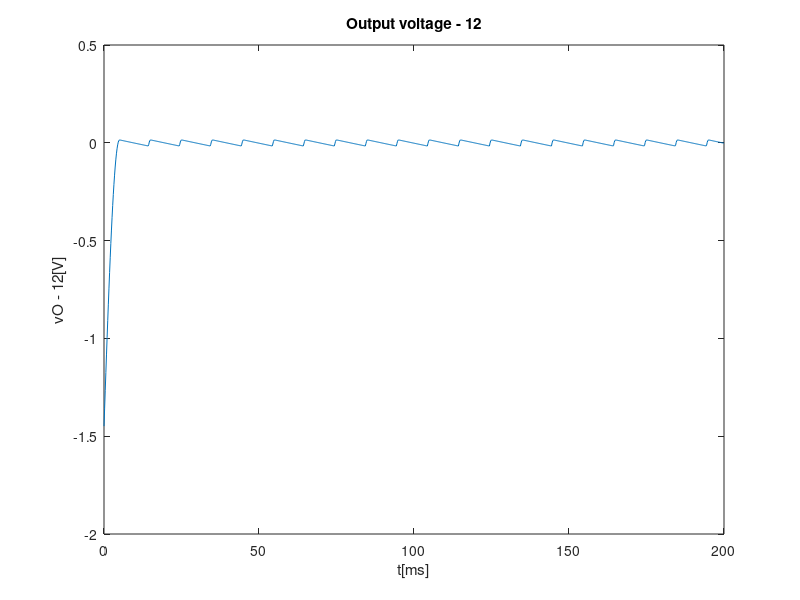
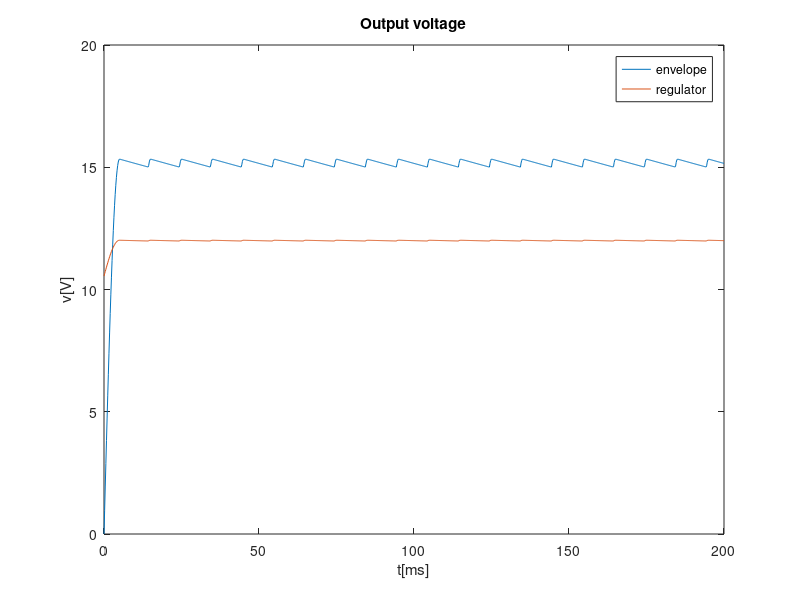

MATLAB code to generate these figures, in order:
close all 
clear all

%parametros
f=50;
Vin=230;
% n transformador
n = 15;
w=2*pi*f;
R1=10.82e3;
R2=1.12e3;
C=40e-6;

% amplitude apos transformador
A = Vin/15;
% sinal
t=linspace(0, 10/f, 1000);
Vi = A*sin(w*t);
% utilizando o ideal model para os diodos no rectifier
Vi = abs(Vi);

% gráfico apos passar pelo full wave rectifier
%figure
%plot(t*1000, Vi)
%title("Output voltage v_o(t)")
%xlabel ("t[ms]")
%ylabel ("v_o[V]")
%print ("vo.eps", "-depsc");

%envelope detector - capacitor

vED = zeros(1, length(t));
vOnexp = zeros(1, length(t));
T = 1/f;
tOFF = 1/w * atan(1/w/R1/C) + T/4;  

%for i=1:length(t)
%  if (t(i) <= T/4)
%    vOnexp = 0;
%  elseif (t(i) < tOFF+T)
%    vOnexp = A*abs(sin(w*tOFF))*exp(-(t(i)-tOFF)/R1/C);
%  else
%    tOFF = tOFF + T;
%    vOnexp = A*abs(sin(w*tOFF))*exp(-(t(i)-tOFF)/R1/C);
%  endif
%endfor

%tOFF = 1/w * atan(1/w/R1/C) + T/4;  

%figure

%plot(t*1000, Vi)
%hold

for i=1:length(t)
  if (t(i) < tOFF)
    vED(i) = Vi(i);
  elseif (A*abs(sin(w*tOFF))*exp(-(t(i)-tOFF)/R1/C) > Vi(i))
    vED(i) = A*abs(sin(w*tOFF))*exp(-(t(i)-tOFF)/R1/C);
  else
    vED(i) = Vi(i);
    tOFF = tOFF + T/2;
  endif
endfor

%title("Output voltage Envelope Detector v_ED(t)")
%xlabel ("t[ms]")
%ylabel ("v_ED[V]")
%legend("rectified","envelope")
%print ("ocenvelope.eps", "-depsc");

mediaenv = 0;
pontos = 0;
tOFF = 1/w * atan(1/w/R1/C) + T/4;  

for i=1:length(t)
  if (t(i) > tOFF) 
    if (t(i) < tOFF+5*T)
      mediaenv = mediaenv + vED(i);
      pontos = pontos + 1;
    endif
  endif
endfor

mediaenv = mediaenv / pontos;

% voltage regulator

vO = zeros(1, length(t));
ndiodes = 18;
% valor abaixo retirado ngspice
VO = 11.99949;
VOn = VO/ndiodes;

% utilizando modelo mais simples so com von
%vlim = VOn * ndiodes;

%limit
%for i=1:length(t)
%  if vED(i) > vlim
%    vO(i) = vlim;
%  else
%    vO(i) = vED(i);
%  endif
%endfor

%utilizando modelo incremental
vs = vED - mediaenv;

VT = 0.025;
IS = 1.0e-14;

rd = ndiodes*VT/(IS*exp(VOn/VT));

vo = vs*rd/(rd+R2);

vO = vo + VO;

vmin = zeros(1, length(t));

for i=1:length(t)
  if (t(i) < tOFF) 
    vmin(i) = 100;
  else 
    vmin(i) = vO(i);
  endif
endfor

maximo = max(vO);
minimo = min(vmin);
ripple = maximo-minimo;

mediaf = 0;
pontos = 0;

for i=1:length(t)
  if (t(i) > tOFF) 
    if (t(i) < tOFF+5*T)
      mediaf= mediaf + vO(i);
      pontos = pontos + 1;
    endif
  endif
endfor

mediaf = mediaf / pontos;

facdcoc = fopen("acdcoc.tex", "w");
fprintf(facdcoc, "Average & %f \\\\ \n", mediaf);
fprintf(facdcoc, "\\hline\n");
fprintf(facdcoc, "Ripple & %f \\\\ \n", ripple);
fprintf(facdcoc, "\\hline\n");

fclose(facdcoc);

vO = vO-12;

plot(t*1000, vO)
title("Output voltage - 12")
xlabel ("t[ms]")
ylabel ("vO - 12[V]")
print ("12octave.eps", "-depsc");

vO = vO+12;

figure

plot(t*1000, vED)
hold

plot(t*1000, vO)
title("Output voltage")
xlabel ("t[ms]")
ylabel ("v[V]")
legend("envelope","regulator")
print ("acdcoctave.eps", "-depsc");

